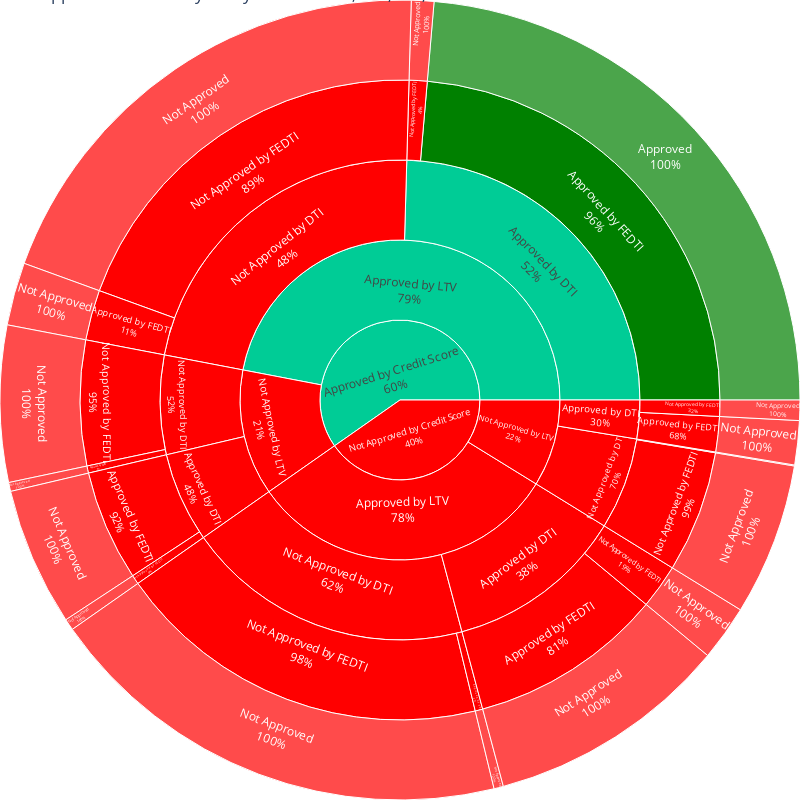

The code cell stored with this chart in its notebook:
### Code cell
fig= px.sunburst(df, path=['Approved CreditScore', 'Approved LTV', 'Approved DTI', 'Approved FEDTI', 'Approved',], color='Approved', color_continuous_scale='RdBu', width=800, height=800,
            title="Approved Home Buyers by Credit Score, LTV, DTI, and FEDTI", color_discrete_map={'Not Approved': 'red', 'Approved': 'green'})
fig.update_layout(margin=dict(t=0, l=0, r=0, b=0))
fig.update_traces(textinfo='label+percent parent')
fig.show()

### Figure 1 — Plotly figure (JSON) as saved in the notebook; plotly's stock layout.template omitted (floating-point values rounded to 4 significant figures)
{"data": [{"branchvalues": "total", "customdata": [["Not Approved"], ["(?)"], ["Not Approved"], ["Not Approved"], ["Not Approved"], ["Not Approved"], ["Not Approved"], ["(?)"], ["Not Approved"], ["Not Approved"], ["Not Approved"], ["Not Approved"], ["Not Approved"], ["Not Approved"], ["Approved"], ["Not Approved"], ["Not Approved"], ["Not Approved"], ["Not Approved"], ["(?)"], ["Not Approved"], ["Not Approved"], ["Not Approved"], ["Not Approved"], ["Not Approved"], ["Not Approved"], ["Not Approved"], ["Not Approved"], ["Not Approved"], ["Not Approved"], ["Not Approved"], ["Not Approved"], ["Not Approved"], ["Not Approved"], ["Not Approved"], ["Not Approved"], ["Not Approved"], ["Approved"], ["Not Approved"], ["Not Approved"], ["Not Approved"], ["Not Approved"], ["Not Approved"], ["Not Approved"], ["Not Approved"], ["Not Approved"]], "domain": {"x": [0, 1], "y": [0, 1]}, "hovertemplate": "labels=%{label}<br>count=%{value}<br>parent=%{parent}<br>id=%{id}<br>Approved=%{customdata[0]}<extra></extra>", "ids": ["Approved by Credit Score/Approved by LTV/Not Approved by DTI/Not Approved by FEDTI/Not Approved", "Approved by Credit Score", "Not Approved by Credit Score/Approved by LTV/Not Approved by DTI/Not Approved by FEDTI", "Approved by Credit Score/Not Approved by LTV/Not Approved by DTI/Not Approved by FEDTI", "Not Approved by Credit Score/Approved by LTV/Not Approved by DTI/Approved by FEDTI/Not Approved", "Approved by Credit Score/Not Approved by LTV/Not Approved by DTI/Approved by FEDTI/Not Approved", "Not Approved by Credit Score/Not Approved by LTV/Not Approved by DTI/Approved by FEDTI/Not Approved", "Approved by Credit Score/Approved by LTV/Approved by DTI", "Not Approved by Credit Score/Approved by LTV/Not Approved by DTI", "Not Approved by Credit Score/Not Approved by LTV/Not Approved by DTI/Not Approved by FEDTI/Not Approved", "Approved by Credit Score/Not Approved by LTV/Approved by DTI", "Approved by Credit Score/Approved by LTV/Not Approved by DTI/Not Approved by FEDTI", "Not Approved by Credit Score/Not Approved by LTV/Not Approved by DTI/Not Approved by FEDTI", "Not Approved by Credit Score/Approved by LTV/Approved by DTI", "Approved by Credit Score/Approved by LTV/Approved by DTI/Approved by FEDTI/Approved", "Not Approved by Credit Score/Not Approved by LTV/Approved by DTI/Not Approved by FEDTI", "Approved by Credit Score/Approved by LTV/Not Approved by DTI", "Approved by Credit Score/Not Approved by LTV/Not Approved by DTI", "Not Approved by Credit Score/Not Approved by LTV/Not Approved by DTI", "Approved by Credit Score/Approved by LTV", "Not Approved by Credit Score/Approved by LTV", "Approved by Credit Score/Not Approved by LTV", "Not Approved by Credit Score/Not Approved by LTV", "Not Approved by Credit Score/Not Approved by LTV/Approved by DTI", "Approved by Credit Score/Not Approved by LTV/Approved by DTI/Not Approved by FEDTI", "Approved by Credit Score/Not Approved by LTV/Not Approved by DTI/Approved by FEDTI", "Approved by Credit Score/Approved by LTV/Approved by DTI/Not Approved by FEDTI", "Not Approved by Credit Score/Approved by LTV/Approved by DTI/Approved by FEDTI/Not Approved", "Approved by Credit Score/Not Approved by LTV/Approved by DTI/Approved by FEDTI/Not Approved", "Not Approved by Credit Score/Not Approved by LTV/Approved by DTI/Approved by FEDTI/Not Approved", "Approved by Credit Score/Approved by LTV/Not Approved by DTI/Approved by FEDTI/Not Approved", "Approved by Credit Score/Approved by LTV/Approved by DTI/Not Approved by FEDTI/Not Approved", "Not Approved by Credit Score/Approved by LTV/Approved by DTI/Not Approved by FEDTI/Not Approved", "Approved by Credit Score/Not Approved by LTV/Approved by DTI/Not Approved by FEDTI/Not Approved", "Not Approved by Credit Score/Not Approved by LTV/Approved by DTI/Not Approved by FEDTI/Not Approved", "Not Approved by Credit Score/Approved by LTV/Not Approved by DTI/Not Approved by FEDTI/Not Approved", "Approved by Credit Score/Not Approved by LTV/Not Approved by DTI/Not Approved by FEDTI/Not Approved", "Approved by Credit Score/Approved by LTV/Approved by DTI/Approved by FEDTI", "Not Approved by Credit Score/Approved by LTV/Approved by DTI/Approved by FEDTI", "Approved by Credit Score/Not Approved by LTV/Approved by DTI/Approved by FEDTI", "Not Approved by Credit Score/Not Approved by LTV/Approved by DTI/Approved by FEDTI", "Approved by Credit Score/Approved by LTV/Not Approved by DTI/Approved by FEDTI", "Not Approved by Credit Score/Approved by LTV/Not Approved by DTI/Approved by FEDTI", "Not Approved by Credit Score/Not Approved by LTV/Not Approved by DTI/Approved by FEDTI", "Not Approved by Credit Score/Approved by LTV/Approved by DTI/Not Approved by FEDTI", "Not Approved by Credit Score"], "labels": ["Not Approved", "Approved by Credit Score", "Not Approved by FEDTI", "Not Approved by FEDTI", "Not Approved", "Not Approved", "Not Approved", "Approved by DTI", "Not Approved by DTI", "Not Approved", "Approved by DTI", "Not Approved by FEDTI", "Not Approved by FEDTI", "Approved by DTI", "Approved", "Not Approved by FEDTI", "Not Approved by DTI", "Not Approved by DTI", "Not Approved by DTI", "Approved by LTV", "Approved by LTV", "Not Approved by LTV", "Not Approved by LTV", "Approved by DTI", "Not Approved by FEDTI", "Approved by FEDTI", "Not Approved by FEDTI", "Not Approved", "Not Approved", "Not Approved", "Not Approved", "Not Approved", "Not Approved", "Not Approved", "Not Approved", "Not Approved", "Not Approved", "Approved by FEDTI", "Approved by FEDTI", "Approved by FEDTI", "Approved by FEDTI", "Approved by FEDTI", "Approved by FEDTI", "Approved by FEDTI", "Not Approved by FEDTI", "Not Approved by Credit Score"], "marker": {"colors": ["red", "#00cc96", "red", "red", "red", "red", "red", "#00cc96", "red", "red", "red", "red", "red", "red", "green", "red", "red", "red", "red", "#00cc96", "red", "red", "red", "red", "red", "red", "red", "red", "red", "red", "red", "red", "red", "red", "red", "red", "red", "green", "red", "red", "red", "red", "red", "red", "red", "red"]}, "name": "", "parents": ["Approved by Credit Score/Approved by LTV/Not Approved by DTI/Not Approved by FEDTI", "", "Not Approved by Credit Score/Approved by LTV/Not Approved by DTI", "Approved by Credit Score/Not Approved by LTV/Not Approved by DTI", "Not Approved by Credit Score/Approved by LTV/Not Approved by DTI/Approved by FEDTI", "Approved by Credit Score/Not Approved by LTV/Not Approved by DTI/Approved by FEDTI", "Not Approved by Credit Score/Not Approved by LTV/Not Approved by DTI/Approved by FEDTI", "Approved by Credit Score/Approved by LTV", "Not Approved by Credit Score/Approved by LTV", "Not Approved by Credit Score/Not Approved by LTV/Not Approved by DTI/Not Approved by FEDTI", "Approved by Credit Score/Not Approved by LTV", "Approved by Credit Score/Approved by LTV/Not Approved by DTI", "Not Approved by Credit Score/Not Approved by LTV/Not Approved by DTI", "Not Approved by Credit Score/Approved by LTV", "Approved by Credit Score/Approved by LTV/Approved by DTI/Approved by FEDTI", "Not Approved by Credit Score/Not Approved by LTV/Approved by DTI", "Approved by Credit Score/Approved by LTV", "Approved by Credit Score/Not Approved by LTV", "Not Approved by Credit Score/Not Approved by LTV", "Approved by Credit Score", "Not Approved by Credit Score", "Approved by Credit Score", "Not Approved by Credit Score", "Not Approved by Credit Score/Not Approved by LTV", "Approved by Credit Score/Not Approved by LTV/Approved by DTI", "Approved by Credit Score/Not Approved by LTV/Not Approved by DTI", "Approved by Credit Score/Approved by LTV/Approved by DTI", "Not Approved by Credit Score/Approved by LTV/Approved by DTI/Approved by FEDTI", "Approved by Credit Score/Not Approved by LTV/Approved by DTI/Approved by FEDTI", "Not Approved by Credit Score/Not Approved by LTV/Approved by DTI/Approved by FEDTI", "Approved by Credit Score/Approved by LTV/Not Approved by DTI/Approved by FEDTI", "Approved by Credit Score/Approved by LTV/Approved by DTI/Not Approved by FEDTI", "Not Approved by Credit Score/Approved by LTV/Approved by DTI/Not Approved by FEDTI", "Approved by Credit Score/Not Approved by LTV/Approved by DTI/Not Approved by FEDTI", "Not Approved by Credit Score/Not Approved by LTV/Approved by DTI/Not Approved by FEDTI", "Not Approved by Credit Score/Approved by LTV/Not Approved by DTI/Not Approved by FEDTI", "Approved by Credit Score/Not Approved by LTV/Not Approved by DTI/Not Approved by FEDTI", "Approved by Credit Score/Approved by LTV/Approved by DTI", "Not Approved by Credit Score/Approved by LTV/Approved by DTI", "Approved by Credit Score/Not Approved by LTV/Approved by DTI", "Not Approved by Credit Score/Not Approved by LTV/Approved by DTI", "Approved by Credit Score/Approved by LTV/Not Approved by DTI", "Not Approved by Credit Score/Approved by LTV/Not Approved by DTI", "Not Approved by Credit Score/Not Approved by LTV/Not Approved by DTI", "Not Approved by Credit Score/Approved by LTV/Approved by DTI", ""], "textinfo": "label+percent parent", "type": "sunburst", "values": [1990, 5972, 1906, 632, 38, 36, 4, 2455, 1944, 615, 605, 1990, 615, 1205, 2364, 82, 2244, 668, 619, 4699, 3149, 1273, 879, 260, 46, 36, 91, 981, 559, 178, 254, 91, 224, 46, 82, 1906, 632, 2364, 981, 559, 178, 254, 38, 4, 224, 4028]}], "layout": {"height": 800, "legend": {"tracegroupgap": 0}, "margin": {"b": 0, "l": 0, "r": 0, "t": 0}, "title": {"text": "Approved Home Buyers by Credit Score, LTV, DTI, and FEDTI"}, "width": 800}}
